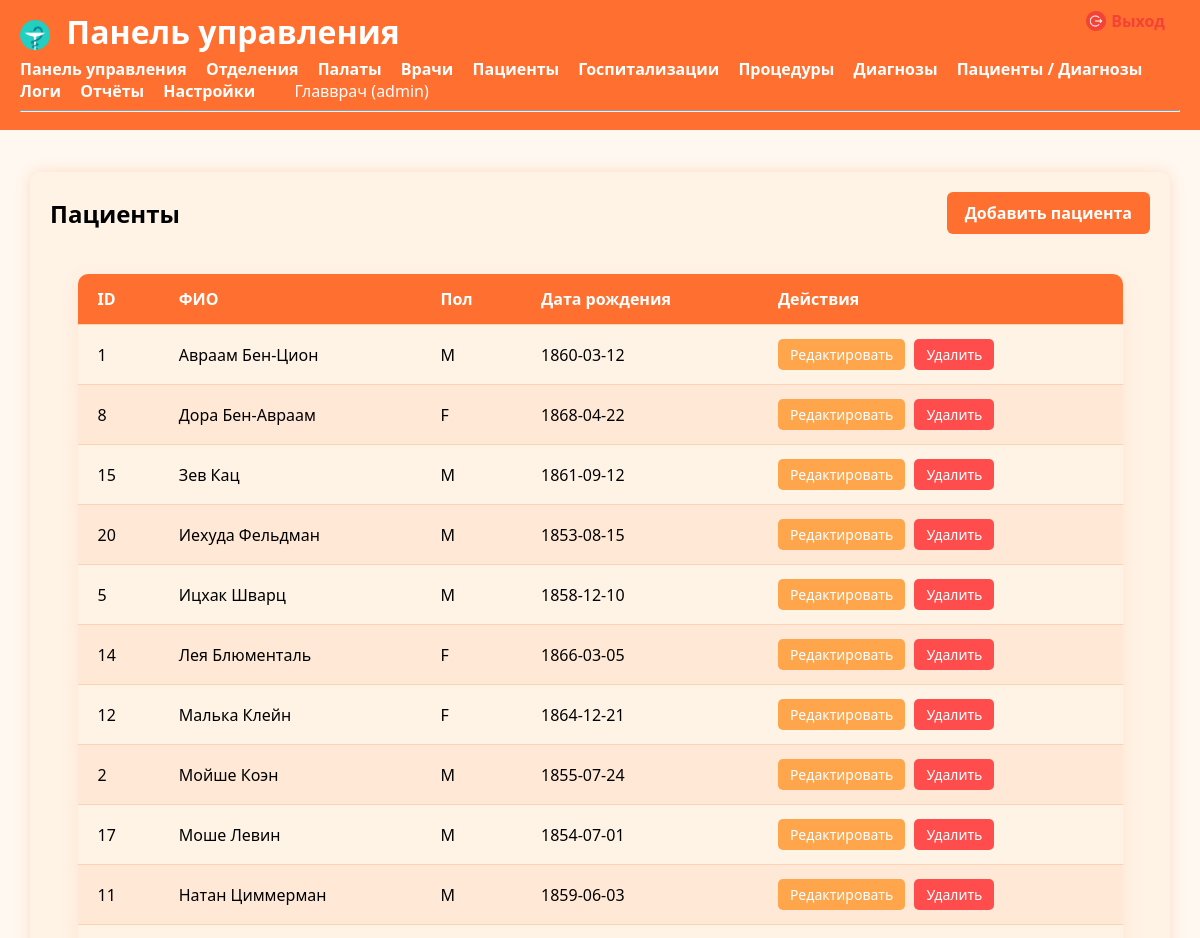
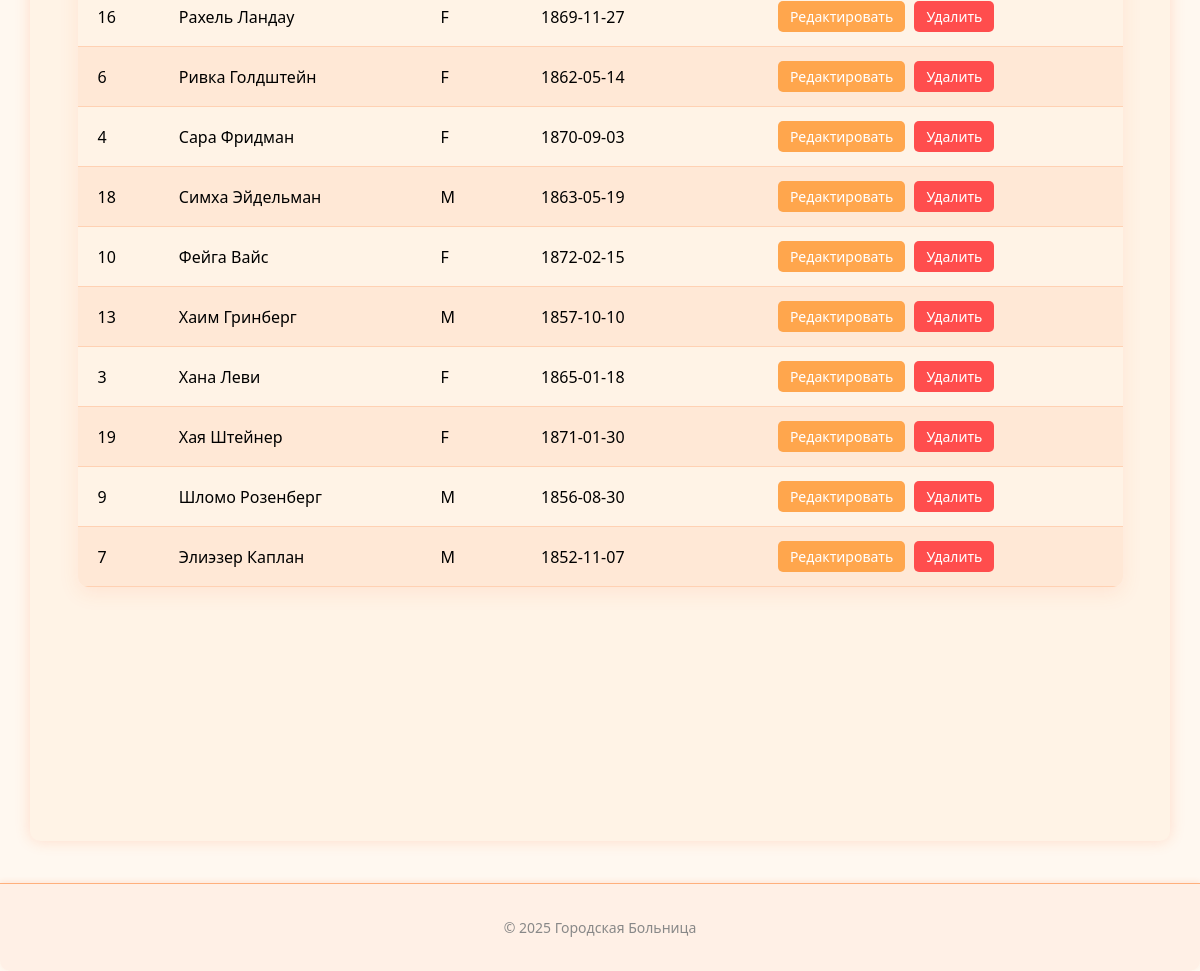
Screenshot of /index.php?controller=patient&action=index (signed in) with the database file from the repository (2 pictures, top to bottom).
### tables this page shows
CREATE TABLE Patient (
    Id INT AUTO_INCREMENT PRIMARY KEY,
    FullName VARCHAR(255) NOT NULL,
    Gender CHAR(1) NOT NULL CHECK (Gender IN ('M','F')),
    BirthDate DATE NOT NULL
);

### hospital-stat/app/controllers/PatientController.php (called while the page is built, shortened)
<?php
require_once __DIR__ . '/../models/Patient.php';
class PatientController
{
    private $model;
    public function __construct()
    {
        $this->model = new Patient();
    }
    public function index()
    {
        $patients = $this->model->getAll();
        include __DIR__ . '/../views/layouts/main.php';
    }
}

### hospital-stat/config/lang.php (called while the page is built, shortened)
<?php
function __($key) {
    return $GLOBALS['lang'][$key] ?? $key;
}

### hospital-stat/app/models/Model.php (called while the page is built, shortened)
<?php
class Model
{
    protected $pdo;
    public function __construct()
    {
        $this->pdo = $GLOBALS['pdo'];
    }
    protected function query($sql, $params = [])
    {
        try {
            $stmt = $this->pdo->prepare($sql);
            $stmt->execute($params);
            return $stmt;
        } catch (\PDOException $e) {
            $message = $e->getMessage();
            if (str_contains($message, '1146')) {
                preg_match('/Table \'[^\']*\.([^\']*)\'/', $message, $matches);
                $table = $matches[1] ?? 'неизвестная';
                $content = ErrorDbTableNotFoundController::getContent($table);
                include __DIR__ . '/../views/layouts/main.php';
                exit;
            }
            if (str_contains($message, '1054')) {
                preg_match("/Unknown column '([^']*)'/", $message, $matches);
                $column = $matches[1] ?? 'неизвестная';
                $content = ErrorDbColumnNotFoundController::getContent($column);
                include __DIR__ . '/../views/layouts/main.php';
                exit;
            }
            throw $e;
        }
    }
    protected function fetchAll($sql, $params = [])
    {
        return $this->query($sql, $params)->fetchAll();
    }
}

### hospital-stat/app/models/Patient.php (called while the page is built, shortened)
<?php
require_once __DIR__ . '/Model.php';
class Patient extends Model
{
    protected $table = 'Patient';
    public function getAll()
    {
        return $this->fetchAll("SELECT * FROM {$this->table} ORDER BY FullName");
    }
}

### hospital-stat/app/views/patients/index.php (the view)
<div class="section-header">
<h2><?= __('patients') ?></h2>
<a href="index.php?controller=patient&action=createForm" class="add-button"><?= __('add_patient') ?></a>
</div>
<table class="responsive-table">
<thead><tr>
 <th>ID</th>
<th><?= __('full_name') ?></th>
<th><?= __('gender') ?></th>
<th><?= __('birth_date') ?></th>
<th><?= __('actions') ?></th>
        </tr>
    </thead>
    <tbody>
<?php foreach($patients as $p): ?>
<tr>
 <td><?= $p['Id'] ?></td>
<td><?= htmlspecialchars($p['FullName']) ?></td>
    <td><?= $p['Gender'] ?></td>
 <td><?= $p['BirthDate'] ?></td>
    <td>
<a href="index.php?controller=patient&action=editForm&id=<?= $p['Id'] ?>" class="edit"><?= __('edit') ?></a>
<a href="index.php?controller=patient&action=delete&id=<?= $p['Id'] ?>" class="delete" onclick="return confirm('<?= __('confirm_delete') ?>');"><?= __('delete') ?></a>
    </td>
    </tr>
<?php endforeach; ?>
</tbody>
</table>

### hospital-stat/public/css/juice-orange.css (style rules this page uses)
body { font-family: "Segoe UI", Arial, sans-serif; background-color: #fff8f0; margin: 0; }
.section-header { display: flex; justify-content: space-between; align-items: center; margin-bottom: 30px; }
.section-header h2 { margin: 0; }
.section-header .add-button { background-color: #ff6f2f; color: white; padding: 10px 18px; border-radius: 6px; text-decoration: none; font-weight: 600; transition: background-color 0.2s ease; }
.responsive-table { width: 95%; margin: 40px auto; border-collapse: separate; border-spacing: 0; font-size: 16px; font-family: "Segoe UI", Arial, sans-serif; box-shadow: 0 6px 20px rgba(255,111,47,0.1); border-radius: 10px; overflow: hidden; background-color: #fff3e6; }
.responsive-table thead { background-color: #ff6f2f; color: white; }
.responsive-table th, .responsive-table td { padding: 14px 20px; text-align: left; border-bottom: 1px solid #ffd1b3; }
.responsive-table th { font-weight: 600; }
.responsive-table tbody tr { background-color: #fff3e6; transition: background-color 0.2s ease; }
.responsive-table tbody tr:nth-child(even) { background-color: #ffe8d6; }
.responsive-table a { text-decoration: none; font-weight: 500; padding: 6px 12px; border-radius: 5px; font-size: 14px; transition: background-color 0.2s ease; display: inline-block; margin-right: 5px; }
.responsive-table a.edit { background-color: #ffa64d; color: white; }
.responsive-table a.delete { background-color: #ff4d4d; color: white; }

### rows the page displays
patient: Id "1", FullName "Авраам Бен-Цион", Gender "M", BirthDate "1860-03-12"
patient: Id "8", FullName "Дора Бен-Авраам", Gender "F", BirthDate "1868-04-22"
patient: Id "15", FullName "Зев Кац", Gender "M", BirthDate "1861-09-12"
patient: Id "20", FullName "Иехуда Фельдман", Gender "M", BirthDate "1853-08-15"
patient: Id "5", FullName "Ицхак Шварц", Gender "M", BirthDate "1858-12-10"
patient: Id "14", FullName "Лея Блюменталь", Gender "F", BirthDate "1866-03-05"
patient: Id "12", FullName "Малька Клейн", Gender "F", BirthDate "1864-12-21"
patient: Id "2", FullName "Мойше Коэн", Gender "M", BirthDate "1855-07-24"
patient: Id "17", FullName "Моше Левин", Gender "M", BirthDate "1854-07-01"
patient: Id "11", FullName "Натан Циммерман", Gender "M", BirthDate "1859-06-03"
patient: Id "16", FullName "Рахель Ландау", Gender "F", BirthDate "1869-11-27"
patient: Id "6", FullName "Ривка Голдштейн", Gender "F", BirthDate "1862-05-14"
patient: Id "4", FullName "Сара Фридман", Gender "F", BirthDate "1870-09-03"
patient: Id "18", FullName "Симха Эйдельман", Gender "M", BirthDate "1863-05-19"
patient: Id "10", FullName "Фейга Вайс", Gender "F", BirthDate "1872-02-15"
patient: Id "13", FullName "Хаим Гринберг", Gender "M", BirthDate "1857-10-10"
patient: Id "3", FullName "Хана Леви", Gender "F", BirthDate "1865-01-18"
patient: Id "19", FullName "Хая Штейнер", Gender "F", BirthDate "1871-01-30"
patient: Id "9", FullName "Шломо Розенберг", Gender "M", BirthDate "1856-08-30"
patient: Id "7", FullName "Элиэзер Каплан", Gender "M", BirthDate "1852-11-07"

### other values shown
__('dashboard') "Панель управления"
$label "Отделения"
$label "Палаты"
$label "Врачи"
$label "Пациенты"
$label "Госпитализации"
$label "Процедуры"
$label "Диагнозы"
$label "Пациенты / Диагнозы"
$label "Логи"
$label "Отчёты"
$label "Настройки"
$_SESSION['user']['Username'] "Главврач"
$_SESSION['user']['Role'] "admin"
__('logout') "Выход"
